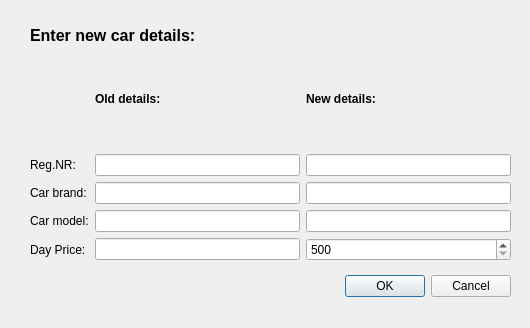
<?xml version="1.0" encoding="UTF-8"?>
<ui version="4.0">
 <class>editCar_D</class>
 <widget class="QDialog" name="editCar_D">
  <property name="geometry">
   <rect>
    <x>0</x>
    <y>0</y>
    <width>530</width>
    <height>328</height>
   </rect>
  </property>
  <property name="windowTitle">
   <string>Edit car</string>
  </property>
  <widget class="QDialogButtonBox" name="buttonBox">
   <property name="geometry">
    <rect>
     <x>170</x>
     <y>270</y>
     <width>341</width>
     <height>32</height>
    </rect>
   </property>
   <property name="orientation">
    <enum>Qt::Horizontal</enum>
   </property>
   <property name="standardButtons">
    <set>QDialogButtonBox::Cancel|QDialogButtonBox::Ok</set>
   </property>
  </widget>
  <widget class="QLabel" name="label">
   <property name="geometry">
    <rect>
     <x>30</x>
     <y>10</y>
     <width>201</width>
     <height>51</height>
    </rect>
   </property>
   <property name="font">
    <font>
     <pointsize>12</pointsize>
     <bold>true</bold>
    </font>
   </property>
   <property name="text">
    <string>Enter new car details:</string>
   </property>
  </widget>
  <widget class="QWidget" name="gridLayoutWidget">
   <property name="geometry">
    <rect>
     <x>30</x>
     <y>50</y>
     <width>481</width>
     <height>211</height>
    </rect>
   </property>
   <layout class="QGridLayout" name="gridLayout">
    <item row="2" column="0">
     <widget class="QLabel" name="label_4">
      <property name="text">
       <string>Car brand:</string>
      </property>
     </widget>
    </item>
    <item row="3" column="0">
     <widget class="QLabel" name="label_6">
      <property name="text">
       <string>Car model:</string>
      </property>
     </widget>
    </item>
    <item row="2" column="1">
     <widget class="QLineEdit" name="lineEdit_oldBrand">
      <property name="focusPolicy">
       <enum>Qt::NoFocus</enum>
      </property>
      <property name="echoMode">
       <enum>QLineEdit::Normal</enum>
      </property>
      <property name="readOnly">
       <bool>true</bool>
      </property>
     </widget>
    </item>
    <item row="1" column="0">
     <widget class="QLabel" name="label_5">
      <property name="text">
       <string>Reg.NR:</string>
      </property>
     </widget>
    </item>
    <item row="1" column="1">
     <widget class="QLineEdit" name="lineEdit_oldRegNr">
      <property name="enabled">
       <bool>true</bool>
      </property>
      <property name="focusPolicy">
       <enum>Qt::NoFocus</enum>
      </property>
      <property name="echoMode">
       <enum>QLineEdit::Normal</enum>
      </property>
      <property name="readOnly">
       <bool>true</bool>
      </property>
     </widget>
    </item>
    <item row="3" column="1">
     <widget class="QLineEdit" name="lineEdit_oldModel">
      <property name="focusPolicy">
       <enum>Qt::NoFocus</enum>
      </property>
      <property name="echoMode">
       <enum>QLineEdit::Normal</enum>
      </property>
      <property name="readOnly">
       <bool>true</bool>
      </property>
     </widget>
    </item>
    <item row="4" column="1">
     <widget class="QLineEdit" name="lineEdit_oldDayPrice">
      <property name="focusPolicy">
       <enum>Qt::NoFocus</enum>
      </property>
      <property name="echoMode">
       <enum>QLineEdit::Normal</enum>
      </property>
      <property name="readOnly">
       <bool>true</bool>
      </property>
     </widget>
    </item>
    <item row="1" column="2">
     <widget class="QLineEdit" name="lineEdit_newRegNr">
      <property name="focusPolicy">
       <enum>Qt::NoFocus</enum>
      </property>
      <property name="echoMode">
       <enum>QLineEdit::Normal</enum>
      </property>
      <property name="readOnly">
       <bool>true</bool>
      </property>
     </widget>
    </item>
    <item row="2" column="2">
     <widget class="QLineEdit" name="lineEdit_newBrand"/>
    </item>
    <item row="4" column="0">
     <widget class="QLabel" name="label_7">
      <property name="text">
       <string>Day Price:</string>
      </property>
     </widget>
    </item>
    <item row="4" column="2">
     <widget class="QSpinBox" name="spinBox_DayPrice">
      <property name="buttonSymbols">
       <enum>QAbstractSpinBox::UpDownArrows</enum>
      </property>
      <property name="minimum">
       <number>500</number>
      </property>
      <property name="maximum">
       <number>5000</number>
      </property>
      <property name="value">
       <number>500</number>
      </property>
     </widget>
    </item>
    <item row="3" column="2">
     <widget class="QLineEdit" name="lineEdit_newModel"/>
    </item>
    <item row="0" column="2">
     <widget class="QLabel" name="label_3">
      <property name="font">
       <font>
        <bold>true</bold>
       </font>
      </property>
      <property name="text">
       <string>New details:</string>
      </property>
     </widget>
    </item>
    <item row="0" column="1">
     <widget class="QLabel" name="label_2">
      <property name="font">
       <font>
        <bold>true</bold>
       </font>
      </property>
      <property name="text">
       <string>Old details:</string>
      </property>
     </widget>
    </item>
   </layout>
  </widget>
 </widget>
 <tabstops>
  <tabstop>lineEdit_newBrand</tabstop>
  <tabstop>lineEdit_newModel</tabstop>
  <tabstop>spinBox_DayPrice</tabstop>
 </tabstops>
 <resources/>
 <connections>
  <connection>
   <sender>buttonBox</sender>
   <signal>accepted()</signal>
   <receiver>editCar_D</receiver>
   <slot>accept()</slot>
   <hints>
    <hint type="sourcelabel">
     <x>248</x>
     <y>254</y>
    </hint>
    <hint type="destinationlabel">
     <x>157</x>
     <y>274</y>
    </hint>
   </hints>
  </connection>
  <connection>
   <sender>buttonBox</sender>
   <signal>rejected()</signal>
   <receiver>editCar_D</receiver>
   <slot>reject()</slot>
   <hints>
    <hint type="sourcelabel">
     <x>316</x>
     <y>260</y>
    </hint>
    <hint type="destinationlabel">
     <x>286</x>
     <y>274</y>
    </hint>
   </hints>
  </connection>
 </connections>
</ui>
